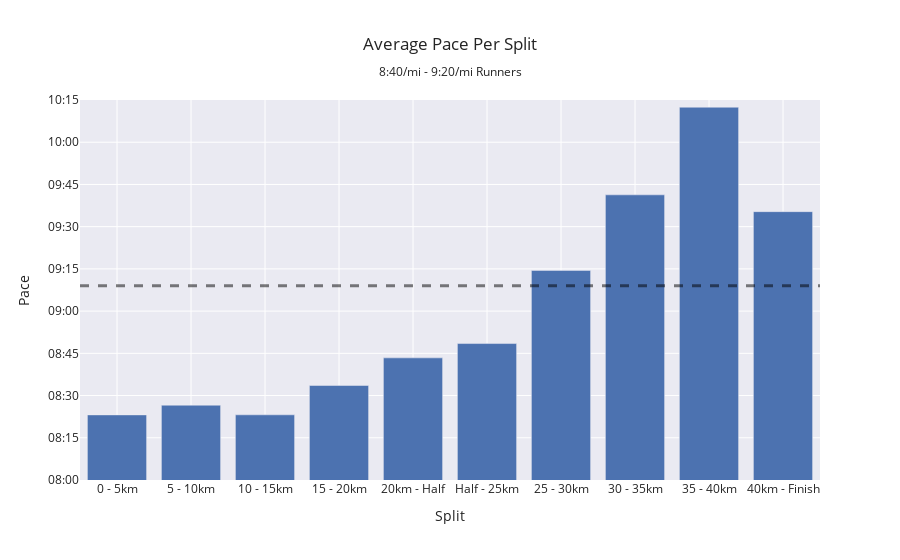

The notebook cell this image was saved under:
### Markdown cell above
## Average Split

### Code cell
similar_pace = df[df["finish.avg_pace"].between(time_to_seconds("00:08:40"), time_to_seconds("00:09:20"))]

graph_data = similar_pace[all_pace_cols]
graph_data.columns = all_pace_names 
graph_data = graph_data.mean()

fig = px.bar(graph_data , title="Average Pace Per Split<br><sub>8:40/mi - 9:20/mi Runners</sub>", template="seaborn")

bins = pd.Series(range(time_to_seconds("00:08:00"), time_to_seconds("00:10:30"), 15))
fig.update_layout(
    yaxis={
        "range": [
            bins.min(),
            bins.max(),
        ],
        "tickmode": "array",
        "tickvals": bins,
        "ticktext": bins.apply(seconds_to_pace),
        "title_text":"Pace"
    },
    xaxis={
#         "range": [-20, 60],
        "title_text":"Split",
        
    }
)
fig.update_layout(showlegend=False)
fig.add_hline(y=time_to_seconds("00:09:09"), line_width=3, line_dash="dash", line_color="black")



name = "average_split_pace"
save_figure(fig, name)

### Figure 1 — Plotly figure (JSON) as saved in the notebook; plotly's stock layout.template omitted (floating-point values rounded to 4 significant figures)
{"data": [{"alignmentgroup": "True", "hovertemplate": "variable=0<br>index=%{x}<br>value=%{y}<extra></extra>", "legendgroup": "0", "marker": {"color": "rgb(76,114,176)", "pattern": {"shape": ""}}, "name": "0", "offsetgroup": "0", "orientation": "v", "showlegend": true, "textposition": "auto", "type": "bar", "x": ["0 - 5km", "5 - 10km", "10 - 15km", "15 - 20km", "20km - Half", "Half - 25km", "25 - 30km", "30 - 35km", "35 - 40km", "40km - Finish"], "xaxis": "x", "y": [503.1, 506.6, 503.2, 513.6, 523.4, 528.5, 554.5, 581.3, 612.4, 575.3], "yaxis": "y"}], "layout": {"barmode": "relative", "legend": {"title": {"text": "variable"}, "tracegroupgap": 0}, "shapes": [{"line": {"color": "black", "dash": "dash", "width": 3}, "type": "line", "x0": 0, "x1": 1, "xref": "x domain", "y0": 549, "y1": 549, "yref": "y"}], "showlegend": false, "title": {"text": "Average Pace Per Split<br><sub>8:40/mi - 9:20/mi Runners</sub>"}, "xaxis": {"anchor": "y", "domain": [0, 1], "title": {"text": "Split"}}, "yaxis": {"anchor": "x", "domain": [0, 1], "range": [480, 615], "tickmode": "array", "ticktext": ["08:00", "08:15", "08:30", "08:45", "09:00", "09:15", "09:30", "09:45", "10:00", "10:15"], "tickvals": [480, 495, 510, 525, 540, 555, 570, 585, 600, 615], "title": {"text": "Pace"}}}}
